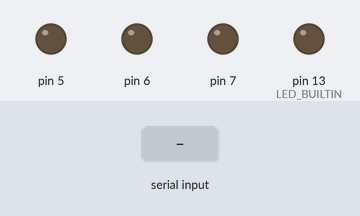
Bench run of a sketch on a simulated Arduino Uno, built with avr-gcc and run on an emulated ATmega328P. Parts: output pins drawn as LEDs (lit = HIGH). Inputs (shaded band) come from the test bench.

Above: at 1.2 s.
1.3 s: "11\n" received over Serial
At 2.4 s:
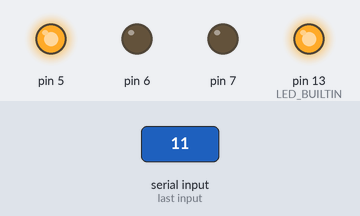
2.8 s: "21\n" received over Serial
At 3.5 s:
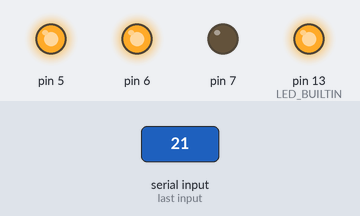
4.3 s: "10\n" received over Serial
At 4.7 s:
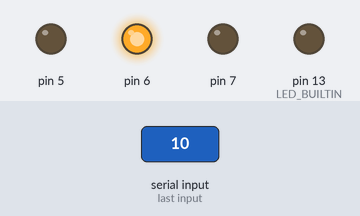
5.8 s: "31\n" received over Serial
At 7.0 s:
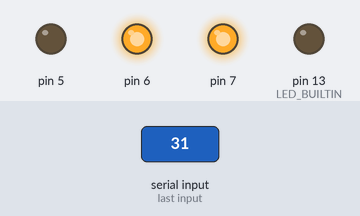
7.3 s: "20\n" received over Serial
At 8.1 s:
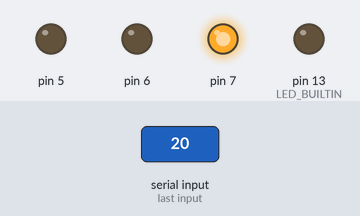
8.8 s: "30\n" received over Serial
At 9.3 s:
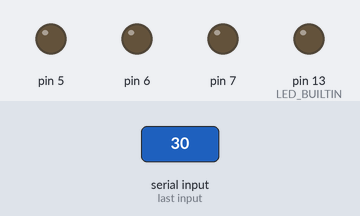
Timing chart, 0 to 11.3 s (numbered marks = the images above; inputs shaded):
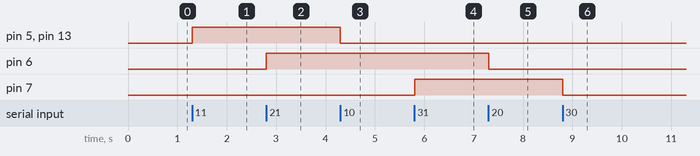

Measured:
- after the input at 1.3 s, pin 5, pin 13 (LED_BUILTIN): LOW → HIGH at once
- after the input at 2.8 s, pin 6: LOW → HIGH at once
- after the input at 4.3 s, pin 5, pin 13 (LED_BUILTIN): HIGH → LOW at once
- after the input at 5.8 s, pin 7: LOW → HIGH at once
- after the input at 7.3 s, pin 6: HIGH → LOW at once
- after the input at 8.8 s, pin 7: HIGH → LOW at once

The sketch:

NeuroBox_adruino.ino
```cpp
//int ledpin1 = 5;
//int ledpin2 = 6;
//int ledpin3 = 7;

String usercmd = "";

void setup() {
  // put your setup code here, to run once:

  Serial.begin(9600); //baudrate
//  Serial.setTimeout(1); //100ms
  pinMode(5, OUTPUT);
  pinMode(6, OUTPUT);
  pinMode(7, OUTPUT);
  digitalWrite(5, LOW); //initialise low (lights off)
  digitalWrite(6, LOW);
  digitalWrite(7, LOW);
  pinMode(LED_BUILTIN, OUTPUT);
  digitalWrite(LED_BUILTIN, LOW);

}

void loop() {
  // put your main code here, to run repeatedly:
  while (Serial.available()){

    usercmd = Serial.readStringUntil('\n');


    if(usercmd == "11"){
      digitalWrite(5, HIGH);
      digitalWrite(LED_BUILTIN, HIGH);
      }
    if(usercmd == "10"){
      digitalWrite(5, LOW);
      digitalWrite(LED_BUILTIN, LOW);
      }
    if(usercmd == "21"){
      digitalWrite(6, HIGH);
      }
    if(usercmd == "20"){
      digitalWrite(6, LOW);
      }
    if(usercmd == "31"){
      digitalWrite(7, HIGH);
      }
    if(usercmd == "30"){
      digitalWrite(7, LOW);
      }
    }
}
```
